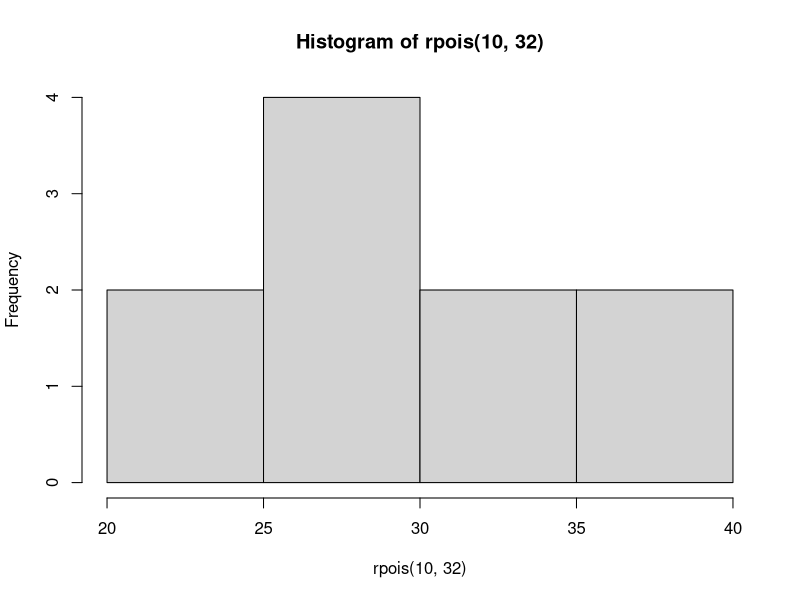
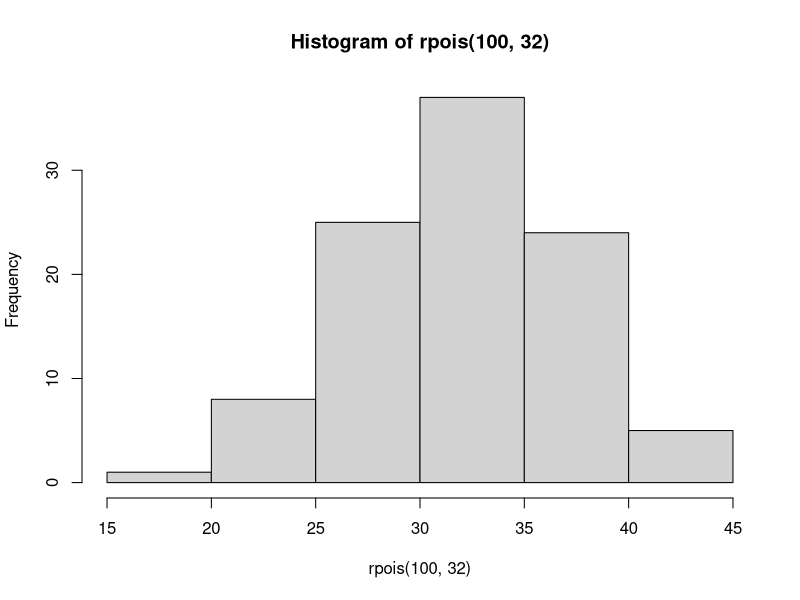
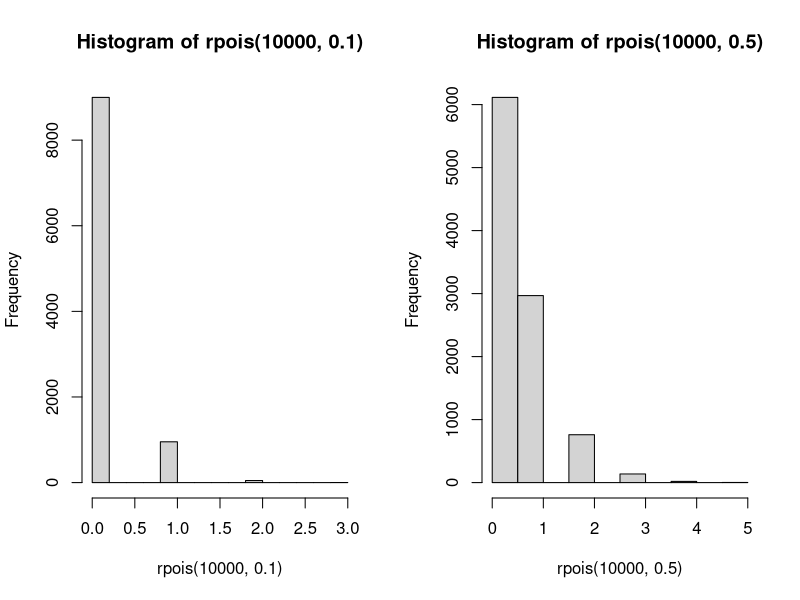
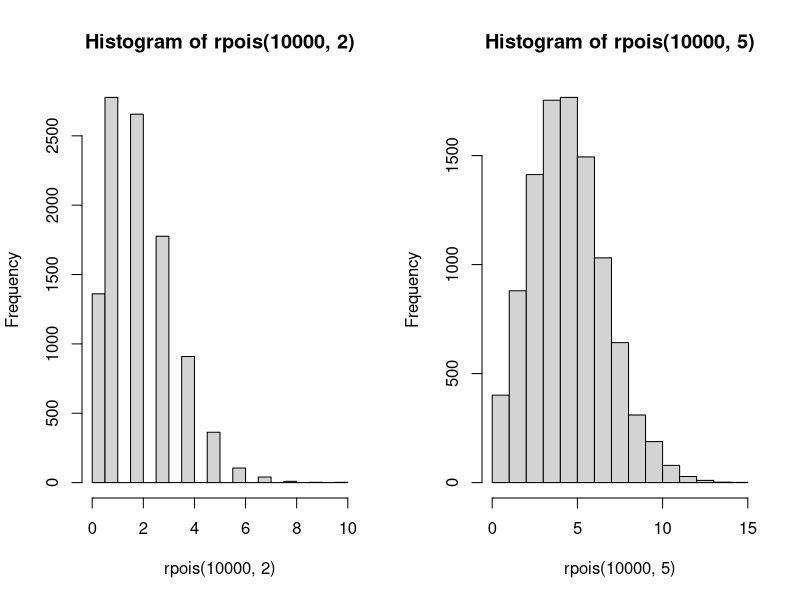
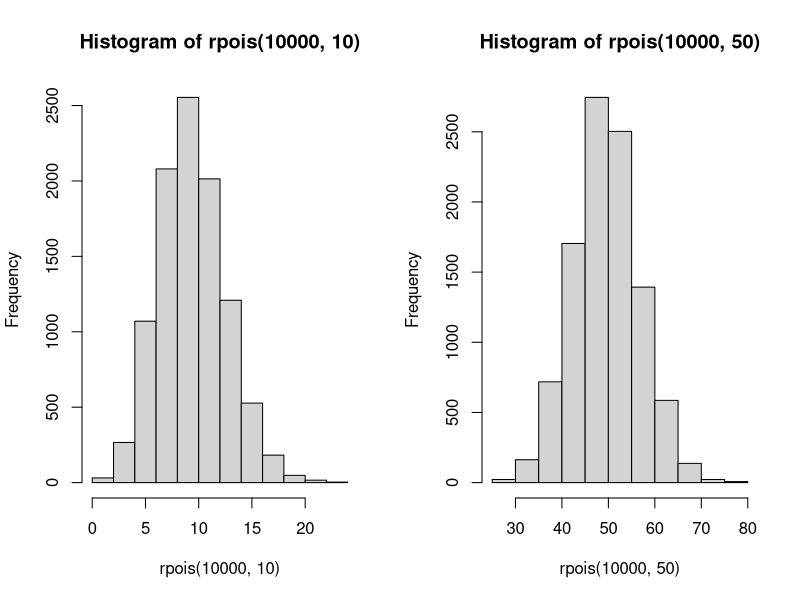
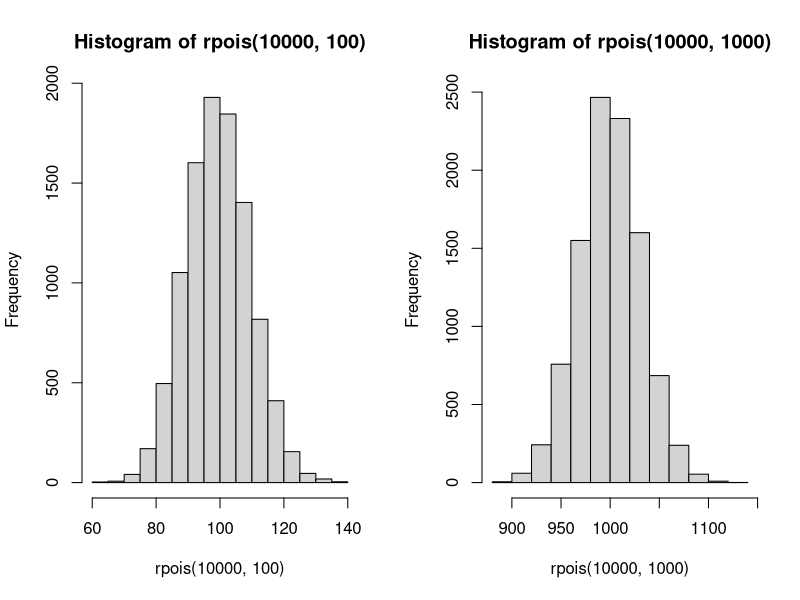
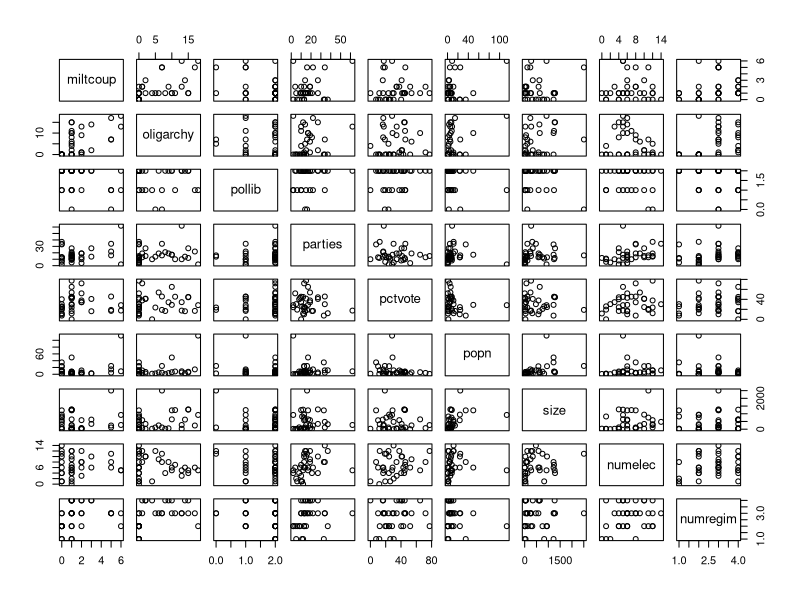
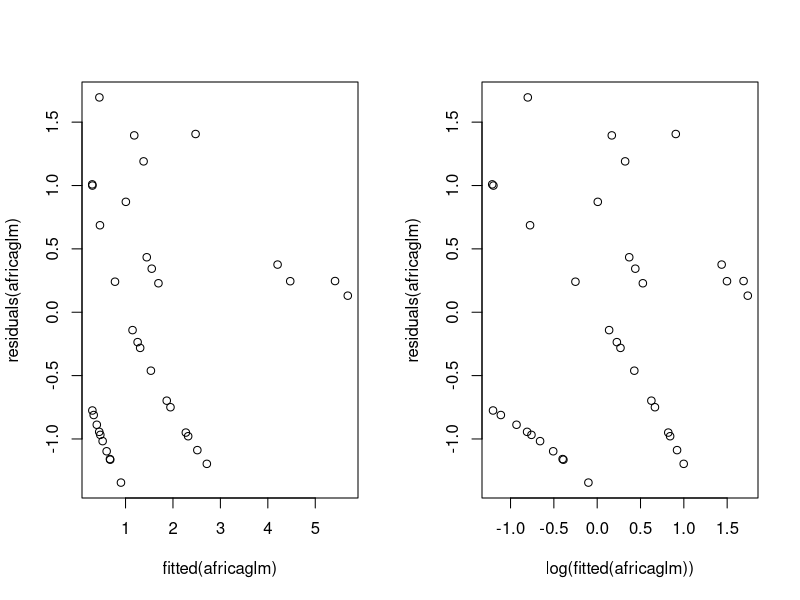

Source code (R) for these figures, in order:
# 3.1
hist(rpois(10,32))
hist(rpois(100,32))

# Varying n only changes the amount of samples,
# so setting it high is preferable when examining
# the shape of the distribution in the histogram.

par(mfrow=c(1,2))

hist(rpois(10000,.1))
hist(rpois(10000,.5))
hist(rpois(10000,2))
hist(rpois(10000,5))
hist(rpois(10000,10))
hist(rpois(10000,50))
hist(rpois(10000,100))
hist(rpois(10000,1000))

# For larger values of $lambda$, the distribution is similar
# to a normal distribution with the mean and variance both equal
# to lambda.


# 3.2

# In order for the distribution of a randomly distributed variable
# $Y$ to be in a location-scale family as a given random variable $X$, 
# Y must have the same distribution as $a + bX$ for some parameters
# $a$ and $b$ (in other words, <math>Y \stackrel{d}{=} a + b X</math>, 
# where <math>Y \stackrel{d} means 'equal in distribution'. 

# In the case of the Poisson distribution, the distribution
# is both scaled by parameter $\lambda$, since the mean and variance
# are both equal to $\lambda$. Thus, it can be 
# said that, given a variable $Y$ and a variable $X$ that follow 
# a Poisson distribution, <math>Y \stackrel{d}{=} \lambda X</math>, 
# which satisfies the above condition for location-scale families.

# However, for very small values of lambda ($lambda$ $<$ $1$), 
# where the distribution looks less similar to a normal distribution, 
# it may prove difficult to produce Poisson distributions with larger
# $\lambda$ values, as a scaling transformation may not be able to
# fit a normal distribution.

#3.3

africa = read.table("africa.txt",header=TRUE)
africaglm=glm(miltcoup~oligarchy+pollib+parties+pctvote+popn+size+numelec+numregim,
              family=poisson,data=africa)

plot(africa)

summary(africaglm)
confint(africaglm)
coef(africaglm)

# Assumption checks:
plot(fitted(africaglm),residuals(africaglm))
plot(log(fitted(africaglm)),residuals(africaglm))
plot(fitted(africaglm),residuals(africaglm,type="response"))

# Performing visual checks on the residuals of the model shows some odd relationships between the
# relationships and the fitted values, as the variance of the residuals doesn't seem to increase 
# for higher fitted values. This is expected under a Poisson distribution, as higher fitted values
# correspond to higher variances as lambda is modeled differently for each observation. The first plot
# also shows some collinearity between variables such as `popn` and `pollib`.

#3.4
summary(glm(miltcoup~oligarchy+pollib+parties+pctvote+popn+size+numelec+numregim,
            family=poisson,data=africa))
# `numelec` has the highest p-value, and is removed.
summary(glm(miltcoup~oligarchy+pollib+parties+pctvote+popn+size+numregim,
            family=poisson,data=africa))
# `numregim` is removed next.
summary(glm(miltcoup~oligarchy+pollib+parties+pctvote+popn+size,
            family=poisson,data=africa))
# `size`
summary(glm(miltcoup~oligarchy+pollib+parties+pctvote+popn,
            family=poisson,data=africa))
# `popn`
summary(glm(miltcoup~oligarchy+pollib+parties+pctvote,
            family=poisson,data=africa))
# `pctvote`
summary(glm(miltcoup~oligarchy+pollib+parties,
            family=poisson,data=africa))


plot(africa[,1:4])
